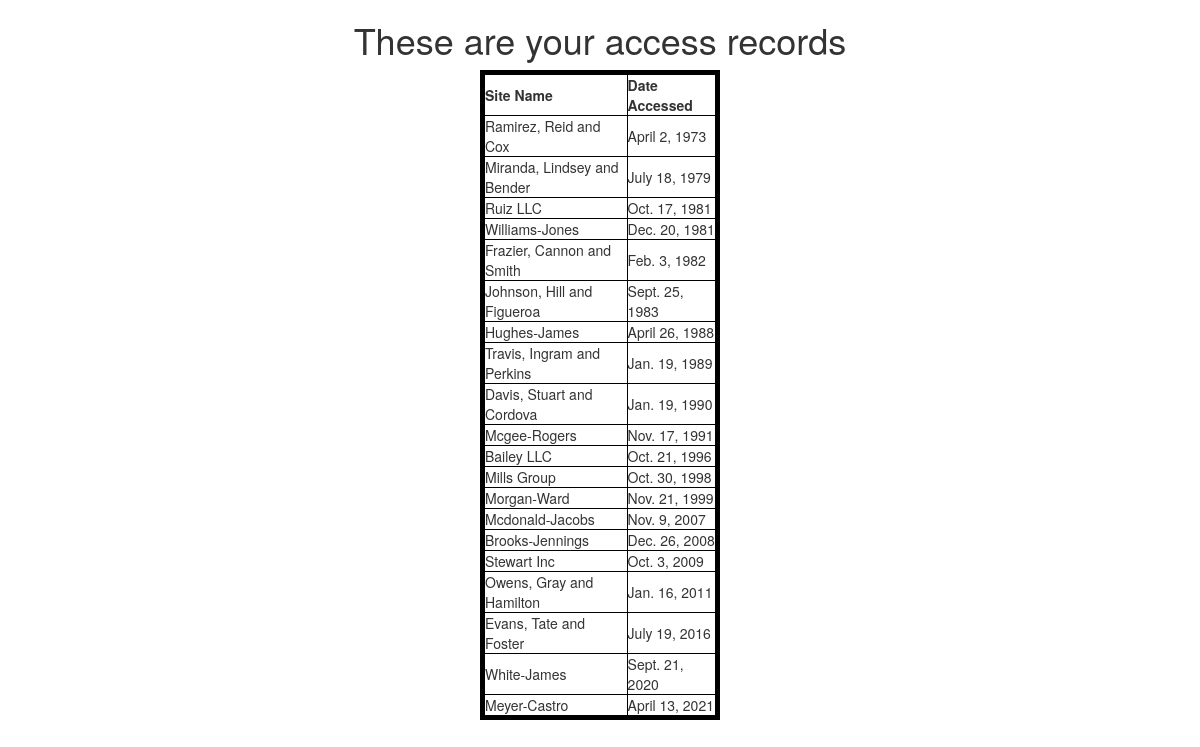
The page /demo_1/ on the database its author committed.
### demo_1/models.py (models this page shows, shortened)
class AccessRecord(models.Model):
    name = models.ForeignKey(Webpage, on_delete=models.CASCADE)
    date = models.DateField()

class Webpage(models.Model):
    topic = models.ForeignKey(Topic, on_delete=models.CASCADE)
    name = models.CharField(max_length=264, unique=True)
    url = models.URLField(unique=True)
    def __str__(self):
        return self.name

### demo_1/views.py (the view)
# urls.py: url('', views.index, name="index"),
def index(request):
    webpages_list = AccessRecord.objects.order_by('date')
    date_dict = {'access_records': webpages_list}
    return render(request, 'demo_1/index.html', context=date_dict)

### templates/demo_1/index.html (shortened to what this page needs)
<!DOCTYPE html>
{% load static %}
<html lang="en">
  <head>
    <link rel="stylesheet" href='{% static "css/style.css" %}' />
    <link
      rel="stylesheet"
      href="https://maxcdn.bootstrapcdn.com/bootstrap/3.3.7/css/bootstrap.min.css"
    />
  </head>
  <body>
    <h1>These are your access records</h1>
    <div class="access_container">
      {% if access_records %}
      <table>
        <thead>
          <th>Site Name</th>
          <th>Date Accessed</th>
        </thead>
        {% for acc in access_records %}
        <tr>
          <td>{{acc.name}}</td>
          <td>{{acc.date}}</td>
        </tr>
        {% endfor %}
      </table>
      {% else %}
      <p>NO ACCESS RECORDS FOUND</p>
      {% endif %}
    </div>
  </body>
</html>

### static/css/style.css (style rules this page uses)
h1 { color: red; text-align: center; }
.access_container { border: 4px solid black; width: 20%; margin: 0 auto; }
table, th, td { border: 1px solid black; }

### rows shown on the page
AccessRecord: name "Ramirez, Reid and Cox", date "April 2, 1973"
AccessRecord: name "Miranda, Lindsey and Bender", date "July 18, 1979"
AccessRecord: name "Ruiz LLC", date "Oct. 17, 1981"
AccessRecord: name "Williams-Jones", date "Dec. 20, 1981"
AccessRecord: name "Frazier, Cannon and Smith", date "Feb. 3, 1982"
AccessRecord: name "Johnson, Hill and Figueroa", date "Sept. 25, 1983"
AccessRecord: name "Hughes-James", date "April 26, 1988"
AccessRecord: name "Travis, Ingram and Perkins", date "Jan. 19, 1989"
AccessRecord: name "Davis, Stuart and Cordova", date "Jan. 19, 1990"
AccessRecord: name "Mcgee-Rogers", date "Nov. 17, 1991"
AccessRecord: name "Bailey LLC", date "Oct. 21, 1996"
AccessRecord: name "Mills Group", date "Oct. 30, 1998"
AccessRecord: name "Morgan-Ward", date "Nov. 21, 1999"
AccessRecord: name "Mcdonald-Jacobs", date "Nov. 9, 2007"
AccessRecord: name "Brooks-Jennings", date "Dec. 26, 2008"
AccessRecord: name "Stewart Inc", date "Oct. 3, 2009"
AccessRecord: name "Owens, Gray and Hamilton", date "Jan. 16, 2011"
AccessRecord: name "Evans, Tate and Foster", date "July 19, 2016"
AccessRecord: name "White-James", date "Sept. 21, 2020"
AccessRecord: name "Meyer-Castro", date "April 13, 2021"
